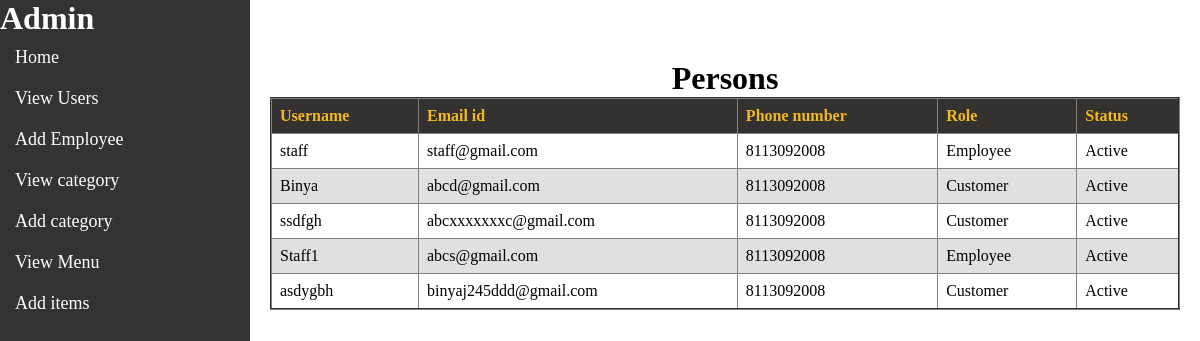
Page /a_view_person on the committed database.
### page1/models.py (models this page shows, shortened)
class Person(models.Model):
    user_id=models.ForeignKey(User,null=True,on_delete=models.CASCADE)
    name=models.CharField(max_length=15)
    email=models.EmailField(max_length=25)
    phone=models.CharField(max_length=12)
    role_id=models.IntegerField(null=True,blank=True)
    address=models.CharField(max_length=200,blank=True,null=True)
    password=models.CharField(max_length=20)
    status=models.BooleanField(null=True,blank=True,default=True)

### page1/views.py (the view)
# urls.py: path('a_view_person',views.a_view_person,name="a_view_person"),
def a_view_person(request):
    person=Person.objects.all()
    return render(request,'a_view_person.html',{"person":person})

### templates/a_view_person.html (shortened to what this page needs)
<!DOCTYPE html>
<html>
<head>
</head>
<body>
    {% include 'a_sidebar.html' %}
    <div id="content">
    </div>
    <div id="content">
        <center><h1>Persons</h1></center>
        <table align="center" height="550%" border=2px soid black>
            <tr>
                <th>Username</th>
                <th>Email id</th>
                <th>Phone number</th>
                <th>Role</th>
                <th>Status</th>
            </tr>
            {% for item in person %}
            <tr>
                {% if item.role_id != 3 %}
                    <td>{{item.name}}</td>
                    <td>{{item.email}}</td>
                    <td>{{item.phone}}</td>
                    {% if item.role_id == 1%}
                        <td>Customer</td>
                    {% endif%}
                    {% if item.role_id == 2%}
                        <td>Employee</td>
                    {% endif%}
                    {% if item.status == 1 %}<td>Active</td>{% endif %}
                {% endif %}
            </tr>
            {% endfor %}
        </table>
    </div>
</body>
</html>

### rows in the picture
Person: name "staff", email "staff@gmail.com", phone "8113092008", role_id "Employee", status "Active"
Person: name "Binya", email "abcd@gmail.com", phone "8113092008", role_id "Customer", status "Active"
Person: name "ssdfgh", email "abcxxxxxxxc@gmail.com", phone "8113092008", role_id "Customer", status "Active"
Person: name "Staff1", email "abcs@gmail.com", phone "8113092008", role_id "Employee", status "Active"
Person: name "asdygbh", email "binyaj245ddd@gmail.com", phone "8113092008", role_id "Customer", status "Active"
